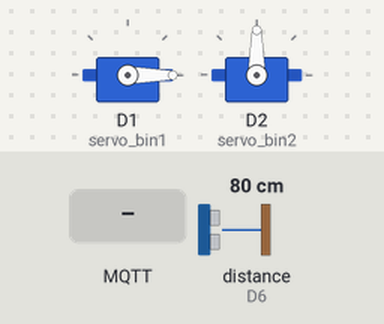
Simulated run of this sketch. Board: ESP8266 (NodeMCU). On the bench: 2 × servo. Wiring (inferred from the names in the program): ultrasonic range finder: trigger D5; echo D6. The inputs (shaded band) are chosen by the test bench; at power-on: distance to the obstacle (sensor on D6) 80 cm. The echo pulse lasts 58.3 µs per cm; WiFi joins after 1.5 s; servers stay silent unless stated; random numbers use the default seed unless the sketch sets one; no MQTT or app messages arrive unless stated; what the sketch prints to the serial monitor is not drawn.

Above: at 2.7 s.
2.8 s: MQTT message "organic" arrives on the first subscribed topic
At 3.9 s:
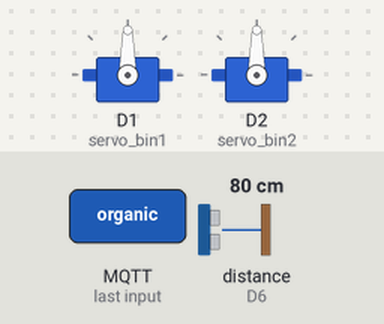
4.3 s: MQTT message "recycle" arrives on the first subscribed topic
At 6.4 s:
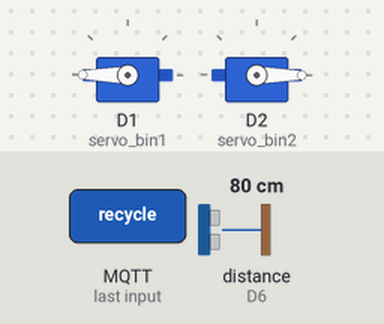
7.3 s: distance to the obstacle (sensor on D6) set to 23 cm
At 9.9 s:
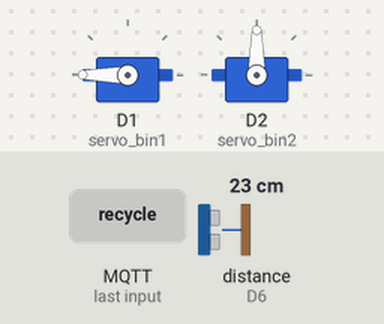
10.3 s: distance to the obstacle (sensor on D6) set to 19 cm
Timing chart, 0 to 13.3 s (numbered marks = the images above; inputs shaded):
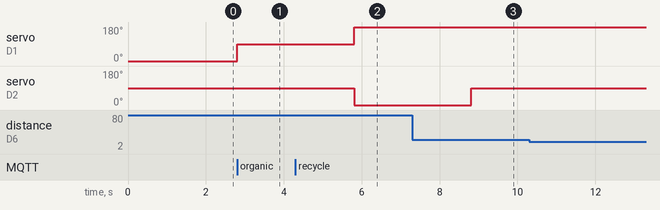

The sketch:

node_mcu_mqtt.ino
```cpp
#include <ESP8266WiFi.h>
#include <PubSubClient.h>
#include <SoftwareSerial.h>
#include <Servo.h>

Servo servo_bin1;
Servo servo_bin2;

const char* ssid = "ApnaTimeAyega";
const char* password = "GullyGirls@112";
//const char* ssid = "a";
//const char* password = "11111111";

const char* mqtt_server = "broker.mqttdashboard.com";

const int trigPin = D5;
const int echoPin = D6;
long duration=0;
int distance;

WiFiClient espClient;
PubSubClient client(espClient);
long lastMsg = 0;
char msg[50];
int value = 0;

void setup_wifi() {
  delay(10);
  // We start by connecting to a WiFi network
  Serial.println();
  Serial.print("Connecting to ");
  Serial.println(ssid);
  WiFi.begin(ssid, password);
  while (WiFi.status() != WL_CONNECTED) {
    delay(500);
    Serial.print(".");
  }
  randomSeed(micros());
  Serial.println("");
  Serial.println("WiFi connected");
  Serial.println("IP address: ");
  Serial.println(WiFi.localIP());
}

void callback(char* topic, byte* payload, unsigned int length) {
  String rec_topic = topic;
  String incoming_msg;
  Serial.println(rec_topic);
  for (int i = 0; i < length; i++) {
    incoming_msg+=((char)payload[i]);
  }
  Serial.println(incoming_msg);

  if (incoming_msg == "organic"){
    servo_bin1.write(90);
    delay(3000);
    servo_bin1.write(180);
  }
  else if (incoming_msg == "recycle"){
    servo_bin2.write(0);
    delay(3000);
    servo_bin2.write(90);
  }

}


void reconnect() {
  // Loop until we're reconnected
  while (!client.connected()) {
    Serial.print("Attempting MQTT connection...");
    // Create a random client ID
    String clientId = "esp8266Client-";
    clientId += String(random(0xffff), HEX);
    // Attempt to connect
    if (client.connect(clientId.c_str())) {
      Serial.println("connected");
      // Once connected, publish an announcement...
      //client.publish("iot_project_trash/bin", "pub ready");
      // ... and resubscribe
      client.subscribe("iot_project_trash/bin");
    } else {
      Serial.print("failed, rc=");
      Serial.print(client.state());
      Serial.println(" try again in 5 seconds");
      // Wait 5 seconds before retrying
      delay(5000);
    }
  }
}

void setup() {
  Serial.begin(115200);
  //s.begin(115200);
  setup_wifi();
  client.setServer(mqtt_server, 1883);
  client.setCallback(callback);

  pinMode(trigPin, OUTPUT); // Sets the trigPin as an Output
  pinMode(echoPin, INPUT); // Sets the echoPin as an Input

  servo_bin1.attach(D1);  servo_bin1.write(0);
  servo_bin2.attach(D2);  servo_bin2.write(90);

}

void loop() {
  if (!client.connected()) {
    reconnect();
  }
  client.loop();

   // Clears the trigPin
  digitalWrite(trigPin, LOW);
  delayMicroseconds(2);
  // Sets the trigPin on HIGH state for 10 micro seconds
  digitalWrite(trigPin, HIGH);
  delayMicroseconds(10);
  digitalWrite(trigPin, LOW);
  // Reads the echoPin, returns the sound wave travel time in microseconds
  duration = pulseIn(echoPin, HIGH);
//  Serial.println("Duration:");
//  Serial.println(duration);
  distance= (duration*0.034)/2;  //in cms
 // Serial.println("Distance:");
 // Serial.println(distance);

  if(distance < 20){
    snprintf (msg, 50, "Bin Full", value);
    Serial.println("\n Bin Full");
    client.publish("iot_project_trash/bin", msg);
  }


}
```

Measured:
- after the input at 2.8 s, servo on D1 (servo_bin1): 0° → 90° at once
- after the input at 4.3 s, servo on D2 (servo_bin2): 90° → 0° after 1.5 s
- after the input at 10.3 s, every drawn part: stays the same
